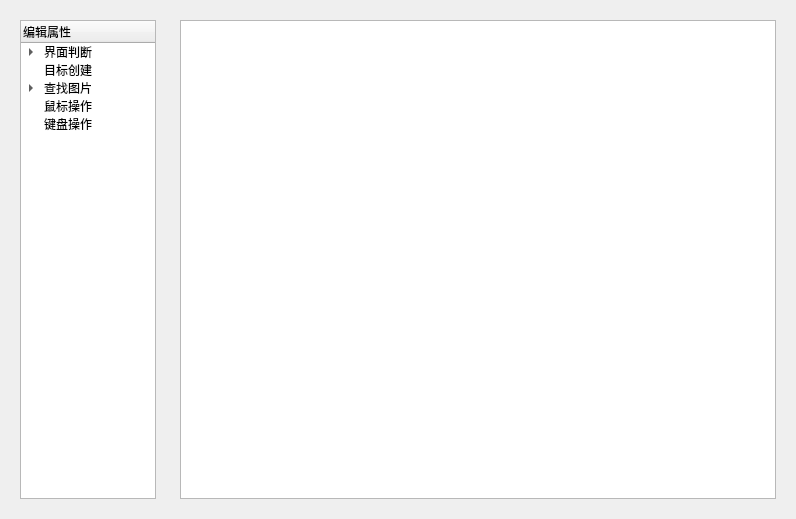
<?xml version="1.0" encoding="UTF-8"?>
<ui version="4.0">
 <class>Editor</class>
 <widget class="QWidget" name="Editor">
  <property name="geometry">
   <rect>
    <x>0</x>
    <y>0</y>
    <width>796</width>
    <height>519</height>
   </rect>
  </property>
  <property name="windowTitle">
   <string>Form</string>
  </property>
  <layout class="QHBoxLayout" name="horizontalLayout">
   <item>
    <widget class="QWidget" name="widget" native="true">
     <property name="sizePolicy">
      <sizepolicy hsizetype="Preferred" vsizetype="Preferred">
       <horstretch>1</horstretch>
       <verstretch>0</verstretch>
      </sizepolicy>
     </property>
     <layout class="QVBoxLayout" name="verticalLayout_2">
      <item>
       <widget class="QTreeWidget" name="treeWidget">
        <column>
         <property name="text">
          <string>编辑属性</string>
         </property>
        </column>
        <item>
         <property name="text">
          <string>界面判断</string>
         </property>
         <item>
          <property name="text">
           <string>图片名称:('图片1', '图片2')</string>
          </property>
         </item>
        </item>
        <item>
         <property name="text">
          <string>目标创建</string>
         </property>
        </item>
        <item>
         <property name="text">
          <string>查找图片</string>
         </property>
         <item>
          <property name="text">
           <string>图片名称:('图片1', '图片2')</string>
          </property>
         </item>
         <item>
          <property name="text">
           <string>新建子项目</string>
          </property>
         </item>
        </item>
        <item>
         <property name="text">
          <string>鼠标操作</string>
         </property>
        </item>
        <item>
         <property name="text">
          <string>键盘操作</string>
         </property>
        </item>
       </widget>
      </item>
     </layout>
    </widget>
   </item>
   <item>
    <widget class="QWidget" name="widget_2" native="true">
     <property name="sizePolicy">
      <sizepolicy hsizetype="Preferred" vsizetype="Preferred">
       <horstretch>4</horstretch>
       <verstretch>0</verstretch>
      </sizepolicy>
     </property>
     <layout class="QVBoxLayout" name="verticalLayout">
      <item>
       <widget class="QTextEdit" name="textEdit"/>
      </item>
     </layout>
    </widget>
   </item>
  </layout>
 </widget>
 <resources/>
 <connections/>
</ui>
